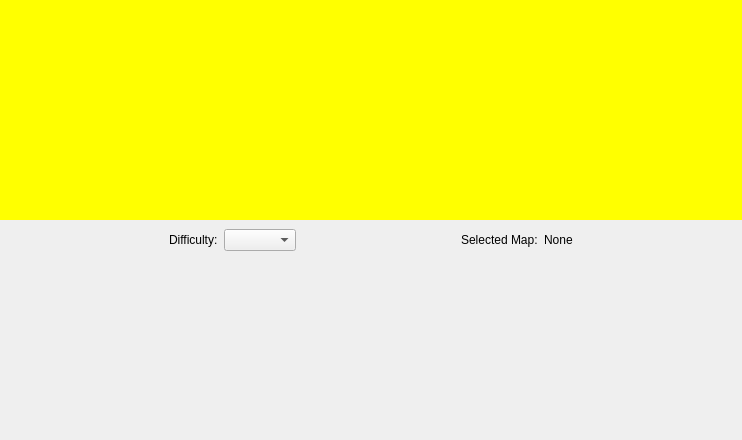
<?xml version="1.0" encoding="UTF-8"?>
<ui version="4.0">
 <class>Sortie</class>
 <widget class="QFrame" name="Sortie">
  <property name="geometry">
   <rect>
    <x>0</x>
    <y>0</y>
    <width>742</width>
    <height>440</height>
   </rect>
  </property>
  <property name="windowTitle">
   <string>Form</string>
  </property>
  <property name="styleSheet">
   <string notr="true"/>
  </property>
  <layout class="QVBoxLayout" name="verticalLayout">
   <property name="spacing">
    <number>0</number>
   </property>
   <property name="leftMargin">
    <number>0</number>
   </property>
   <property name="topMargin">
    <number>0</number>
   </property>
   <property name="rightMargin">
    <number>0</number>
   </property>
   <property name="bottomMargin">
    <number>0</number>
   </property>
   <item>
    <widget class="QWidget" name="BattleScreen" native="true">
     <property name="sizePolicy">
      <sizepolicy hsizetype="Expanding" vsizetype="Expanding">
       <horstretch>1</horstretch>
       <verstretch>1</verstretch>
      </sizepolicy>
     </property>
     <property name="styleSheet">
      <string notr="true">background-color: rgb(255, 255, 0);</string>
     </property>
    </widget>
   </item>
   <item>
    <widget class="QWidget" name="MapSelect" native="true">
     <property name="sizePolicy">
      <sizepolicy hsizetype="Expanding" vsizetype="Expanding">
       <horstretch>1</horstretch>
       <verstretch>1</verstretch>
      </sizepolicy>
     </property>
     <layout class="QVBoxLayout" name="verticalLayout_2">
      <item>
       <layout class="QHBoxLayout" name="horizontalLayout">
        <item>
         <spacer name="horizontalSpacer_2">
          <property name="orientation">
           <enum>Qt::Horizontal</enum>
          </property>
          <property name="sizeHint" stdset="0">
           <size>
            <width>40</width>
            <height>20</height>
           </size>
          </property>
         </spacer>
        </item>
        <item>
         <widget class="QLabel" name="label">
          <property name="text">
           <string extracomment="map-diff">Difficulty:</string>
          </property>
         </widget>
        </item>
        <item>
         <widget class="QComboBox" name="DiffChoice">
          <property name="sizePolicy">
           <sizepolicy hsizetype="Fixed" vsizetype="Fixed">
            <horstretch>100</horstretch>
            <verstretch>0</verstretch>
           </sizepolicy>
          </property>
         </widget>
        </item>
        <item>
         <spacer name="horizontalSpacer_3">
          <property name="orientation">
           <enum>Qt::Horizontal</enum>
          </property>
          <property name="sizeHint" stdset="0">
           <size>
            <width>40</width>
            <height>20</height>
           </size>
          </property>
         </spacer>
        </item>
        <item>
         <widget class="QLabel" name="label_2">
          <property name="text">
           <string extracomment="selected-map">Selected Map:</string>
          </property>
         </widget>
        </item>
        <item>
         <widget class="QLabel" name="label_3">
          <property name="text">
           <string extracomment="selected-map-id">None</string>
          </property>
         </widget>
        </item>
        <item>
         <spacer name="horizontalSpacer">
          <property name="orientation">
           <enum>Qt::Horizontal</enum>
          </property>
          <property name="sizeHint" stdset="0">
           <size>
            <width>40</width>
            <height>20</height>
           </size>
          </property>
         </spacer>
        </item>
       </layout>
      </item>
      <item>
       <widget class="QWidget" name="MapView" native="true">
        <property name="sizePolicy">
         <sizepolicy hsizetype="Expanding" vsizetype="Expanding">
          <horstretch>0</horstretch>
          <verstretch>0</verstretch>
         </sizepolicy>
        </property>
       </widget>
      </item>
     </layout>
    </widget>
   </item>
  </layout>
 </widget>
 <resources/>
 <connections/>
</ui>
